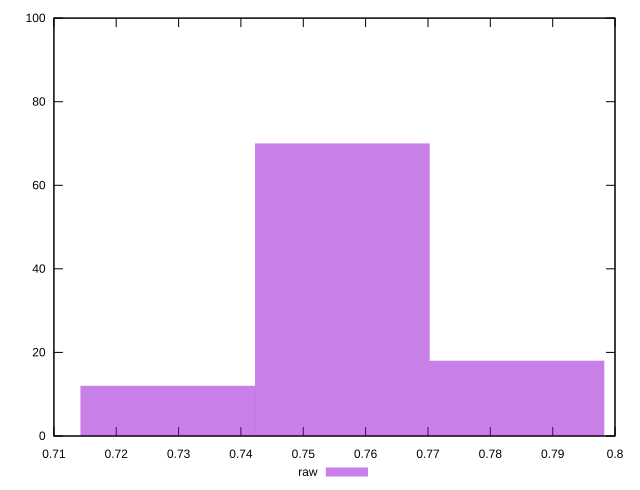

Recreate this plot in gnuplot.
reset
set terminal svg size 640, 490 enhanced background rgb 'white'
set output "report_00007_2020-12-11T15:55:29.892Z/meta/score/samples/pages+cached+noexternal+nofonts/raw/histogram.svg"

$raw <<EOF
0.7528005106563141 72
0.7778938610115247 18
0.7277071603011037 10
EOF

set key outside below
set boxwidth 0.025093350355210473
set yrange [0:100]
set style fill transparent solid 0.5 noborder

plot \
  $raw title "raw" with boxes, \


reset
